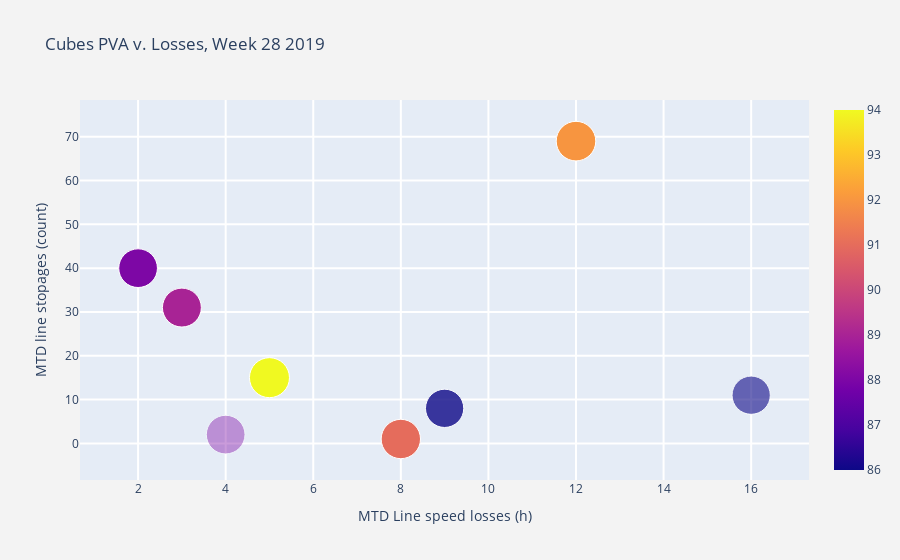

Notebook code cell kept with this figure:
### Markdown cell above
# Vuyo Hlongwane, Data Visualisation Case study


![Capture%201.PNG](attachment:Capture%201.PNG)


If (1.) -> (2.) are accurate and do not *spike* often it can be seen that the pertubations in the system will be caused by sourcing unit internal barriers. The Image above shows the overall supply proccess through the sourcing unit. 

The visualisations that follow aim to better illustrate to the viewer: which are the lines that are not perfroming and then to be able to see what the issues are and with which formulations/products/SKU.

This will unlock: -Immediate excess to data. Available in computable formats like .xlsx, .xls, .pdf, .png, .jpeg etc. 

![image.png](attachment:image.png)

Here is the raw data currently collected on site at Indonsa.

![B5.jpeg](attachment:B5.jpeg)

### Code cell
import numpy as np
import pandas as pd
import os
import plotly.graph_objects as go
import matplotlib.pyplot as plt
from pandas.plotting import radviz


plt.close("all")



os.getcwd()
os.chdir('C:\\Users\\vuyo-minenhle.hlongw\\Downloads')

PVA_Unit_2=pd.read_excel("Copy of 42K-UNIT 2 -ACTION TRACKER.xlsx",index_col=1,
                         sheet_name=1)
print(type(PVA_Unit_2))

data_array=np.array(PVA_Unit_2)

PVA_type=data_array[:][1]


PVA_df=pd.DataFrame(data=PVA_Unit_2,columns=PVA_type)



Rdata={
    "TOTAL":[88,	97, 95,	95,	92,	103,	117,	98,	65,	67,	58.17,	68.21,	67,	66, 70,74],
    "Corazza 1": [86,	98,	46,	61,	62,	75,	89,	100,	54,	53,	32,	43,	43,	52,	61,	52],
    "Corazza 2": [79,	62,	62,	75,	77,	0	,0,	40,	48,	38,	43,	52,	53,	0,	0,	29],
    "Corazza 7": [84,	101,	104,	96,	98,	123,	107,	100,	59,	74,	75,	75,	76,	73,	83,	79],
    "Corazza 8": [84,	101,	92,	84,	84,	127,	100,	100,	60,	73,	65,	65,	66,	66,	78,	70],
    "Turra 1": [91,	102,	115,	85,	64,	104,	500,	104,	65,	58,	74,	60,	45,	73,	75,	66],
    "Turra 2": [89,	100,	74,	98,	99,	101,	98,	100,	72,	80,	60,	79,	80,	81,	79,	86],
    "Benhill 1": [88,	101,	120,	116,	105,	108,	100,	105,	62,	81,	84,	82,	81,	83,	77,	91],
    "Benhill 2": [86,	102,	138,	99,	99,	100,	102,	102,	67,	77,	35,	76,	76,	77,	79,	81],
    "Benhill 3": [86,	101,	108,	103,	95,	99,	109,	105,	72,	79,	76,	73,	73,	76,	84,	86],
    "Benhill 4": [88,	105,	137,	101,	102,	100,	97,	105,	67,	76,	51,	76,	77,	75,	73,	79],
    "Benhill 5": [94,	100,	102,	146,	140,	127,	165,	100,	67,	67,	36,	52,	50,	49,	59,	61],
    "Benhill 6": [91,	100,	88,	104,	100,	126,	106,	100,	71,	79,	69,	82,	79,	80,	84,	83],
    "Benhill 7": [92,	101,	90,	98,	93,	101,	104,	102,	69,	77,	61,	66,	63,	69,	71,	87],
    "Benhill 8": [89,	88,	91,	93,	101,	93,	97,	91,	65,	69,	52,	74,	80,	73,	77,	77]
    }

Indcz=["TOTAL","Corazza 1","Corazza 2","Corazza 7","Corazza 8","Turra 1","Turra 2","Benhill 1",
       "Benhill 2","Benhill 3","Benhill 4","Benhill 5","Benhill 6","Benhill 7","Benhill 8"]
time=['YTD',	'MTD',	'Mon', 	'Tue',	'Wed',	'Thu', '	Fri',	'WTD',	'YTDoee',	'MTD',	'Mon', 	'Tue',	'Wed',	'Thu',	'Fri',	'WTDoee']

d=pd.DataFrame(index=time,data=Rdata, columns = Indcz)

reporting='YTD'


d_transposed=d.transpose()
#print(d_transposed)

v=["Benhill 1","Benhill 2","Benhill 3","Benhill 4","Benhill 5","Benhill 6","Benhill 7","Benhill 8"]

size=[d_transposed[reporting]["Benhill 1"],d_transposed[reporting]["Benhill 2"], d_transposed[reporting]["Benhill 3"], d_transposed[reporting]["Benhill 4"], d_transposed[reporting]["Benhill 5"], 
                 d_transposed[reporting]["Benhill 6"],d_transposed[reporting]["Benhill 7"], 
                     d_transposed[reporting]["Benhill 8"]]

fig = go.Figure(data=[go.Scatter(
    x=[2, 9, 16, 4, 5, 8, 12, 3], y=[40, 8, 11, 2,15, 1, 69, 31],
     text=size,
    #[Indcz[7],Indcz[8],Indcz[9],Indcz[10],Indcz[11],Indcz[12],Indcz[13],Indcz[14]],
    mode='markers',
    marker=dict(
        size=size,
        sizemode='area',
        sizeref=2.*max(size)/(40.**2),
        sizemin=4,        
        color=size,
        showscale=True,
        opacity=[1, 0.8, 0.6, 0.4]
        
    )
)])


fig.update_layout(
    title='Cubes PVA v. Losses, Week 28 2019',
    xaxis=dict(
        title='MTD Line speed losses (h)',
        gridcolor='white',
        gridwidth=2,
    ),
    yaxis=dict(
        title='MTD line stopages (count)',
        gridcolor='white',
        gridwidth=2,
    ),
    paper_bgcolor='rgb(243, 243, 243)'
)


fig.show()



#radviz(d_transposed,"WTD")
#pd.plotting.scatter_matrix(d, alpha=0.5)

### Figure 1 — Plotly figure (JSON) as saved in the notebook; plotly's stock layout.template omitted (floating-point values rounded to 4 significant figures)
{"data": [{"marker": {"color": [88, 86, 86, 88, 94, 91, 92, 89], "opacity": [1, 0.8, 0.6, 0.4], "showscale": true, "size": [88, 86, 86, 88, 94, 91, 92, 89], "sizemin": 4, "sizemode": "area", "sizeref": 0.1175}, "mode": "markers", "text": ["88.0", "86.0", "86.0", "88.0", "94.0", "91.0", "92.0", "89.0"], "type": "scatter", "x": [2, 9, 16, 4, 5, 8, 12, 3], "y": [40, 8, 11, 2, 15, 1, 69, 31]}], "layout": {"paper_bgcolor": "rgb(243, 243, 243)", "title": {"text": "Cubes PVA v. Losses, Week 28 2019"}, "xaxis": {"gridcolor": "white", "gridwidth": 2, "title": {"text": "MTD Line speed losses (h)"}}, "yaxis": {"gridcolor": "white", "gridwidth": 2, "title": {"text": "MTD line stopages (count)"}}}}
